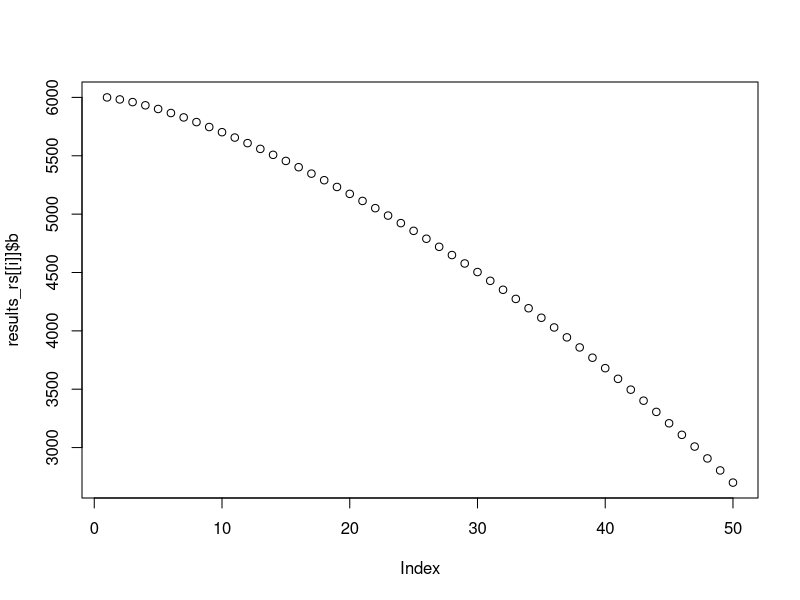
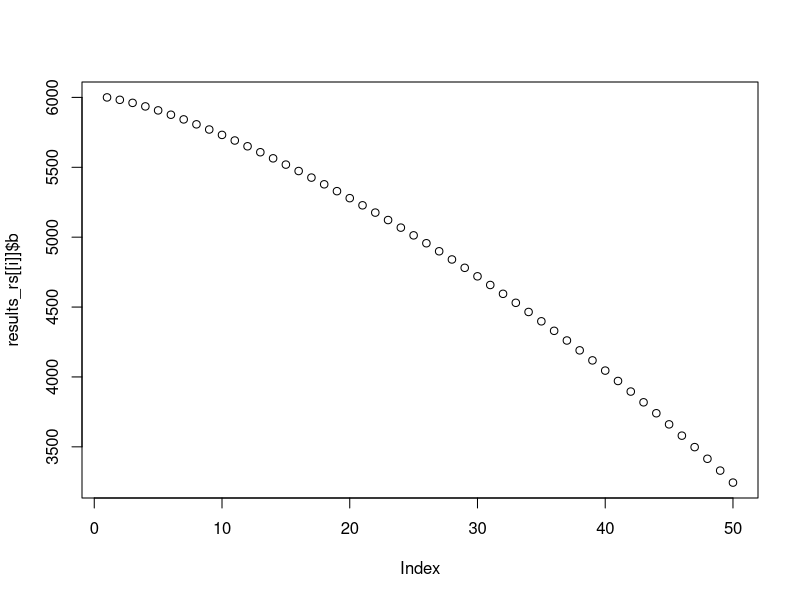
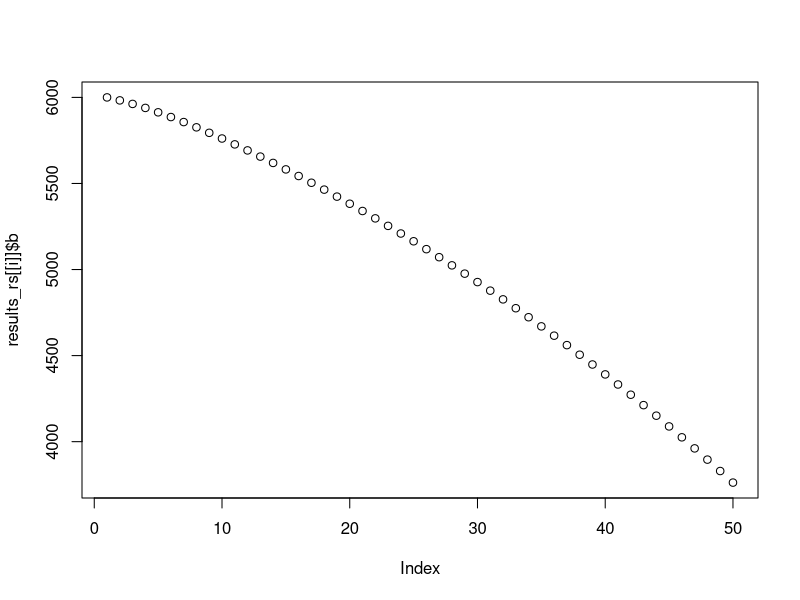
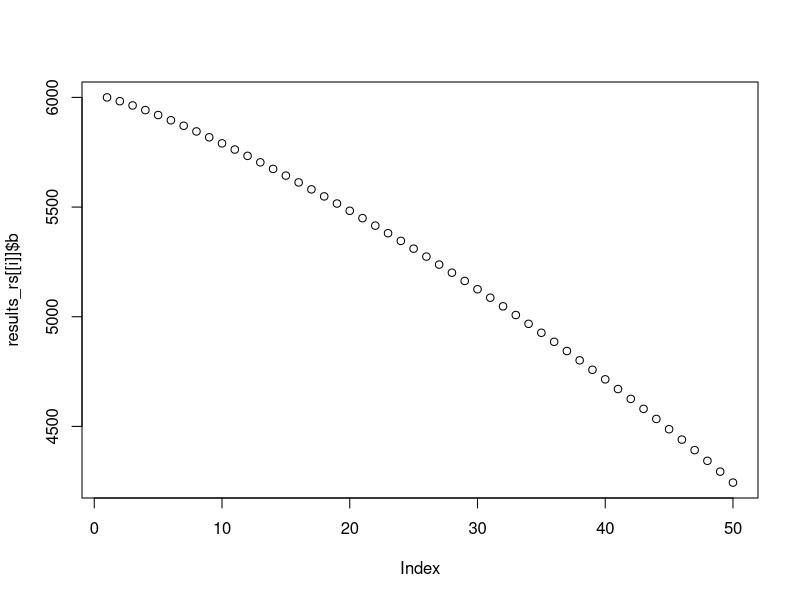
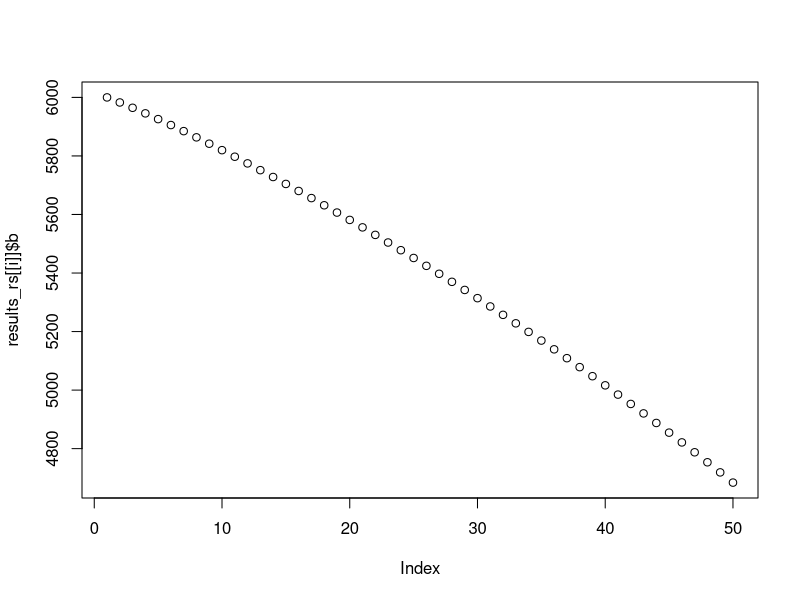
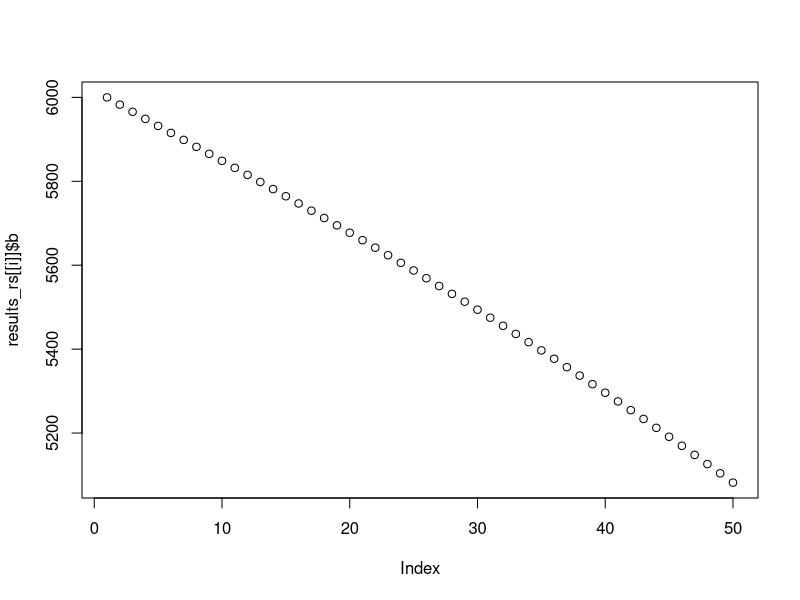
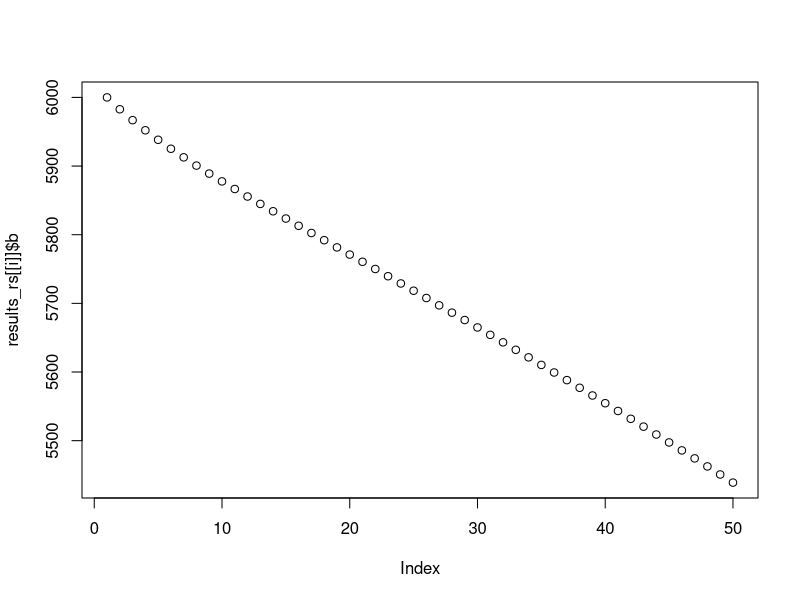
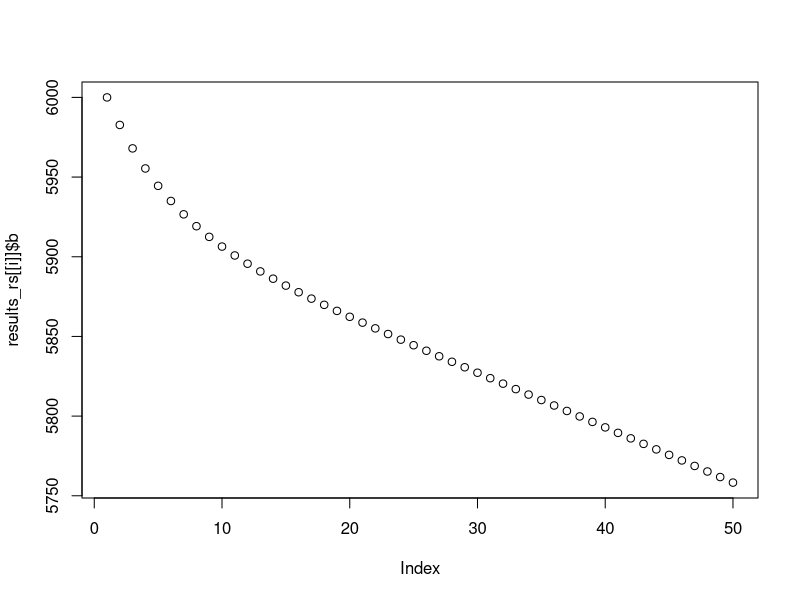

Source code (R) for these figures, in order:
# Testing model behavior: Change in r

## This version tests the magnitude of climate change on r. Experiments will vary r_s (change in growth per degree C)
## but all other inputs in the model will remain constant 

# Set up a small trial number of experiments
n_experiment = 10 

experiment <- data.frame(
  r_s = seq(-0.015, 0.020, 0.002)) #range of values from the table

# Model:
test_rs <- function(b, f, r, r_s, p, k, years){
  # b = 1
  # f = 1.5
  # g = 0.2
  # g_s = -0.01
  # phi = 0.188
  # years = 50   Note: these values were to help setup the initial model and ensure it ran properly - we don't need these anymore
  
  results <- data.frame(
    b = rep(NA, years), c = rep(NA, years), 
    year = 1:years, r = rep(NA, years)) #Setup the results dataframe where the outputs will be writen for #years our experiment is running
  
  #Set the initial result for the outputs in year 1
  results$b[1] = b
  results$c[1] = f * b
  results$r[1] = r
  
  #Loop the model over the specified number of years
  for (t in 2:years) {
    
    results$c[t] = results$b[t-1] * f #define catch - won't need this if using the climate ready management below
    results$b[t] = results$b[t-1] + (results$r[t-1] / p) * results$b[t-1] * (1 - ((results$b[t-1]/k) ^ p)) - results$c[t] #operating model-PT
    results$r[t] = results$r[1] * (1 + (r_s*(t-1))) #climate model - how does r change with climate change in each year
    
  } 
  
  return(results)
}


# Run model over experiments:
results_rs = list() 

for (i in 1:n_experiment){
  results_rs[[i]] <- test_rs(b = 6000, f = 0.1, r = 0.2, r_s = experiment$r_s[i], p = 0.2,
                                years = 50, k = 10000)
}


#Plot the change in biomass over time for all 10 experiments:
for(i in 1:n_experiment){
  plot(results_rs[[i]]$b)
}

#Save a copy of plots to look at later:
# pdf(file = "/Users/saraorofino/Documents/GitHub/SomefinFishE/Models/behavior_checks/rs/b_plots.pdf",
#     width = 4,
#     height = 4)
# 
# for(i in 1:n_experiment){
#   plot(results_rs[[i]]$b)
# }
# 
# dev.off()

# Have a vector of starting r_s values to compare to the graphs
library(tidyverse)
rs_intial <- as.data.frame(experiment$r_s) %>% 
  rename(r_s = "experiment$r_s")
